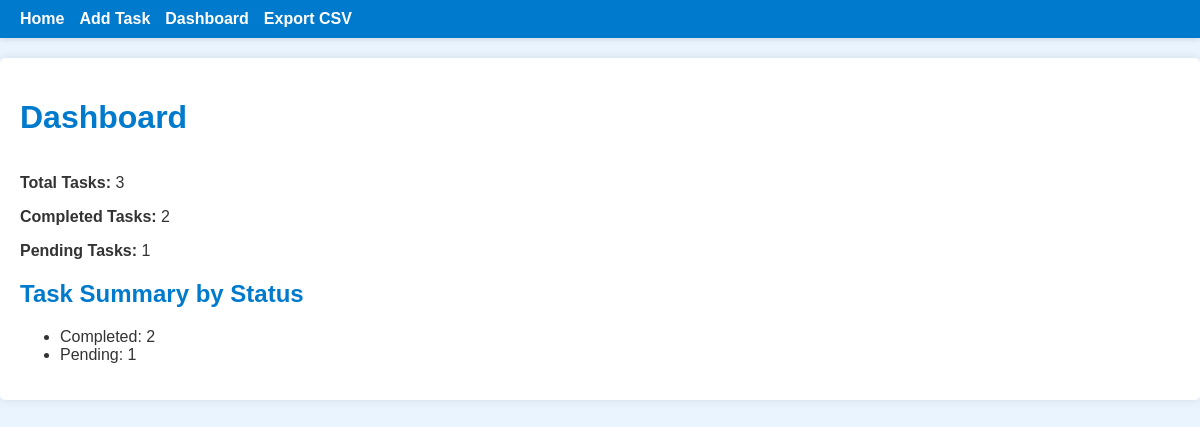
/dashboard/, run on the app's committed database.
### todo/models.py (models this page shows, shortened)
class Task(models.Model):
    STATUS_CHOICES = [
        ('Pending', 'Pending'),
        ('Completed', 'Completed'),
    ]
    PRIORITY_CHOICES = [
        ('Low', 'Low'),
        ('Medium', 'Medium'),
        ('High', 'High'),
    ]
    title = models.CharField(max_length=200)
    description = models.TextField()
    due_date = models.DateField()
    status = models.CharField(max_length=10, choices=STATUS_CHOICES, default='Pending')
    category = models.CharField(max_length=100, null=True, blank=True, help_text="E.g., Work, Personal, Errands")
    priority = models.CharField(max_length=10, choices=PRIORITY_CHOICES, default='Medium')

### todo/views.py (the view)
# urls.py: path('dashboard/', views.dashboard, name='dashboard'),
def dashboard(request):
    tasks = Task.objects.all().values('status', 'due_date')
    df = pd.DataFrame(list(tasks))
    if not df.empty:
        status_summary = df['status'].value_counts().to_dict()
    else:
        status_summary = {}
    total_tasks = Task.objects.count()
    completed_tasks = Task.objects.filter(status='Completed').count()
    pending_tasks = Task.objects.filter(status='Pending').count()
    context = {
        'total_tasks': total_tasks,
        'completed_tasks': completed_tasks,
        'pending_tasks': pending_tasks,
        'summary': status_summary,
    }
    return render(request, 'todo/dashboard.html', context)

### todo/templates/todo/dashboard.html (shortened to what this page needs)
{% extends 'todo/base.html' %}
{% load dict_extras %}
{% block content %}
<h1>Dashboard</h1>
<div style="display: flex; flex-wrap: wrap;">
  <div style="flex: 1; min-width: 300px; padding-right: 20px;">
    <p><strong>Total Tasks:</strong> {{ total_tasks }}</p>
    <p><strong>Completed Tasks:</strong> {{ completed_tasks }}</p>
    <p><strong>Pending Tasks:</strong> {{ pending_tasks }}</p>
    <h2>Task Summary by Status</h2>
    <ul>
      {% for status, count in summary.items %}
         <li>{{ status }}: {{ count }}</li>
      {% endfor %}
    </ul>
  </div>
</div>
{% endblock %}

### todo/templates/todo/base.html (style rules this page uses)
body { font-family: Arial, sans-serif; margin: 0; padding: 0; background-color: #eaf4ff; color: #333; }
h1, h2 { color: #007acc; }

### data on the page
Task: status "Completed", count "2"
Task: status "Pending", count "1"

### other printed values
{{ total_tasks }} "3"
{{ completed_tasks }} "2"
{{ pending_tasks }} "1"
